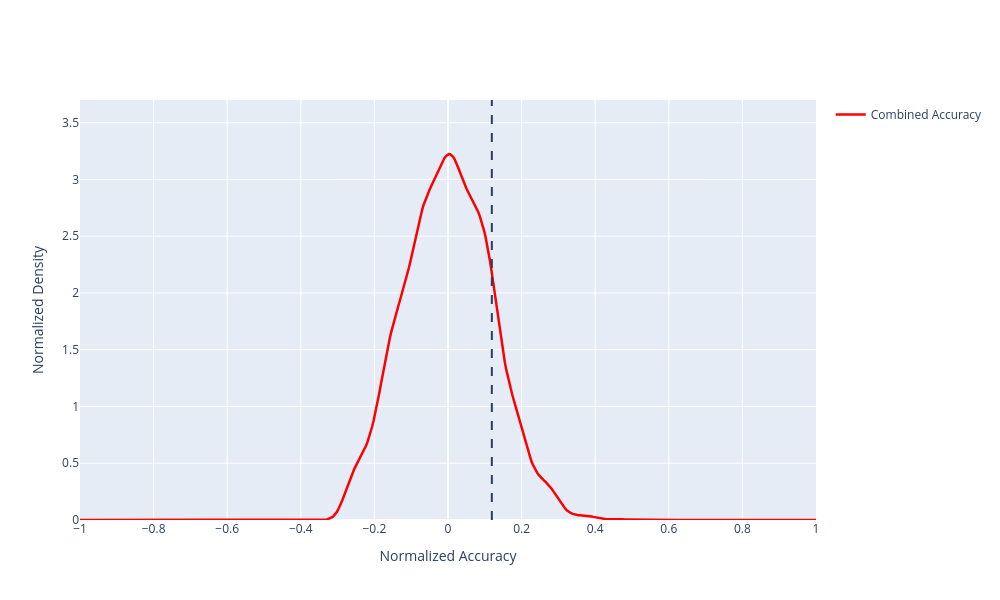

Source (notebook cell):
### Markdown cell above
#### Top Performers

### Code cell
random_perf_features = pd.read_csv(
      Path('../datasets/catch_22/checkpoints/catch22_insignificant_features_S1.txt'),                                                                                                                                                   
      comment='#',
      header=None,                                                                                                                                                                                        
      names=['p_value', 'feature_name']                                                                                                                                                                   
  )
                                                                                                                                                                                                          
# Get the list of features that performed no better than random
random_feature_names = random_perf_features['feature_name'].values

# Filter out random-performing features from the combined scores
perf_scores_wo_random = perf_scores_norm_comb[~perf_scores_norm_comb.index.isin(random_feature_names)]

print(f"Total features: {len(perf_scores_norm_comb)}")
print(f"Random/insignificant features removed: {len(random_feature_names)}")
print(f"Features remaining: {len(perf_scores_wo_random)}")

perf_thresh = perf_scores_norm_comb.mean() + perf_scores_norm_comb.std()

# Combined accuracy KDE
vals = perf_scores_norm_comb.dropna().values
#vals = (vals - vals.mean())/vals.std()
kde = gaussian_kde(vals)
# x_range = np.linspace(vals.min(), vals.max(), 500)
x_range = np.linspace(0, 2, 500)
y = kde(x_range)
# mean subtracted to reproduce Fig 3A from paper
x_range = (x_range - x_range.mean()) #/x_range.std()
#y /= y.max()

fig = go.Figure()
fig.add_trace(go.Scatter(
    x=x_range, y=y,
    mode="lines",
    line=dict(color="red", width=2.5),
    name="Combined Accuracy",
))
fig.update_layout(
    xaxis_title="Normalized Accuracy",
    yaxis_title="Normalized Density",
    xaxis=dict(dtick=0.2),
    yaxis=dict(dtick=0.5, range=[0,3.7]),
    width=1000,
    height=600,
    showlegend=True,
)

# mean subtracted to reproduce Fig 3A from paper
fig.add_vline(perf_thresh - perf_scores_norm_comb.mean(), line_dash="dash")
fig.show()

top_performers = perf_scores_norm_comb[perf_scores_norm_comb >= perf_thresh]
print(perf_thresh,perf_scores_norm_comb.shape[0], top_performers.shape[0])

# Check that C22 features are present in top_performers
c22_in_top = [f for f in fs.CATCH22 if f in perf_scores_wo_random.index]
c22_missing = [f for f in fs.CATCH22 if f not in perf_scores_wo_random.index]

print(f"C22 features in perf_scores_wo_random: {len(c22_in_top)}/{len(fs.CATCH22)}")
if c22_missing:
    print(f"Missing from perf_scores_wo_random: {c22_missing}")
else:
    print("All C22 features are present in perf_scores_wo_random.")

### Figure 1 — Plotly figure (JSON) as saved in the notebook; plotly's stock layout.template omitted (floating-point values rounded to 4 significant figures; data arrays with more than 128 entries replaced by an {"elided": "..."} marker saying what was removed)
{"data": [{"line": {"color": "red", "width": 2.5}, "mode": "lines", "name": "Combined Accuracy", "type": "scatter", "x": {"elided": "500 float values"}, "y": {"elided": "500 float values"}}], "layout": {"height": 600, "shapes": [{"line": {"dash": "dash"}, "type": "line", "x0": 0.1191, "x1": 0.1191, "xref": "x", "y0": 0, "y1": 1, "yref": "y domain"}], "showlegend": true, "width": 1000, "xaxis": {"dtick": 0.2, "title": {"text": "Normalized Accuracy"}}, "yaxis": {"dtick": 0.5, "range": [0, 3.7], "title": {"text": "Normalized Density"}}}}
